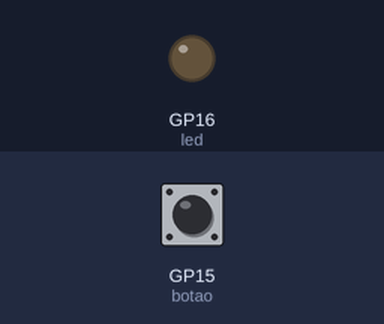
This program was run on a simulated Raspberry Pi Pico running MicroPython. On the bench: output pins drawn as LEDs (lit = HIGH). The test bench sets the inputs (shaded band); at power-on: GP15 (botao) HIGH.

Above: at 1.2 s.
1.3 s: GP15 (botao) pulled LOW for 0.15 s
At 1.46 s:
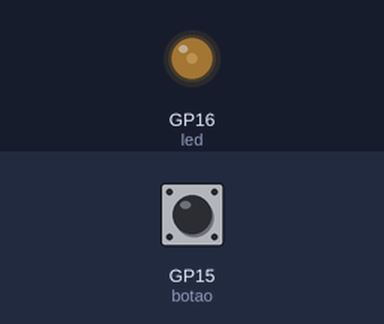
At 2.5 s:
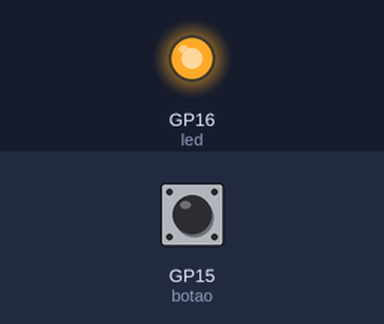
3.4 s: GP15 (botao) pulled LOW for 1 s
Timing chart, 0 to 6.4 s (numbered marks = the images above; inputs shaded):
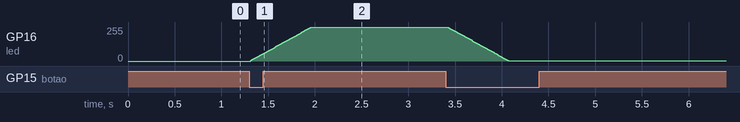

Measured:
- after the input at 1.3 s, GP16 (led): moves from 0/255 to 253/255 over 0.64 s, starting at once

The program:

8.py
```python
from machine import Pin, PWM
from utime import sleep

led = PWM(Pin(16))
led.freq(1000)

botao = Pin(15, Pin.IN, Pin.PULL_UP)

ligado = False

travado = False

def fade_in():
    for i in range(0, 65535, 1000):
        led.duty_u16(i)
        sleep(0.01)

def fade_out():
    for i in range(65535, 0, -1000):
        led.duty_u16(i)
        sleep(0.01)

while True:

    if botao.value() == 0 and not travado:
        ligado = not ligado

        if ligado:
            fade_in()
        else:
            fade_out()

        travado = True

    if botao.value() == 1:
        travado = False

    sleep(0.05)
```
